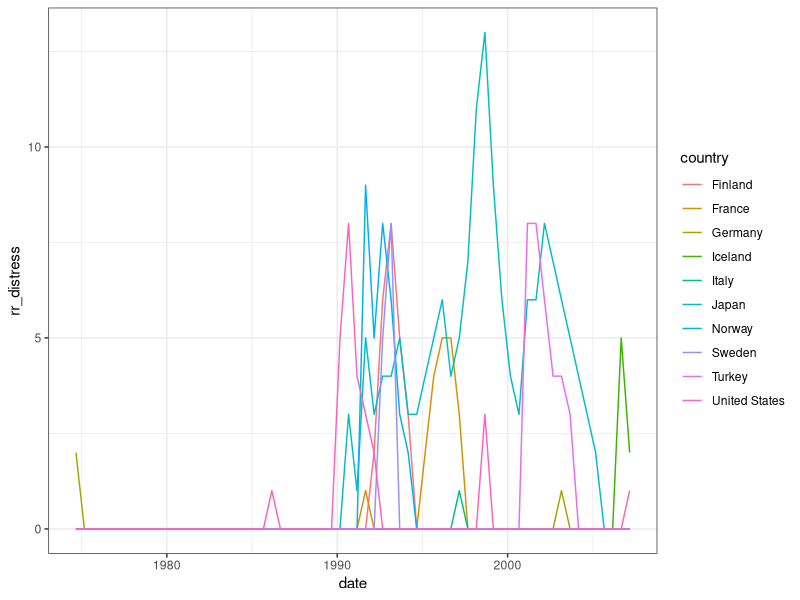

The R source for this figure: (Note: this script raises an error after producing the figure.)
###########################
# Create data set for Romer and Romer (2015) measure
# Christopher Gandrud
# MIT License
# Based on April 2015 version
# http://eml.berkeley.edu//~cromer/RomerandRomerFinancialCrises.pdf
###########################

library(lubridate)
library(dplyr)
library(rio)

countries <- c('Finland', 'Finland', 'Finland', 'Finland', 'Finland',
               'France', 'France', 'France', 'France', 'France', 
               'France',
               'Germany', 'Germany',
               'Iceland', 'Iceland',
               'Italy',
               'Japan', 'Japan', 'Japan', 'Japan', 'Japan',
               'Japan', 'Japan', 'Japan', 'Japan', 'Japan',
               'Japan', 'Japan', 'Japan', 'Japan', 'Japan',
               'Japan', 'Japan', 'Japan', 'Japan', 'Japan',
               'Japan', 'Japan', 'Japan', 'Japan', 'Japan',
               'Japan', 'Japan', 'Japan', 'Japan', 'Japan',
               'Norway', 'Norway', 'Norway', 'Norway', 'Norway', 
               'Norway',
               'Sweden', 'Sweden',
               'Turkey', 'Turkey', 'Turkey', 'Turkey', 'Turkey', 
               'Turkey',
               'United States', 'United States', 'United States', 'United States', 'United States', 
               'United States', 'United States', 'United States'
               )

date <- c('1992-03-01', '1992-09-01', '1993-03-01', '1993-09-01', '1994-03-01',
           '1991-09-01', '1995-03-01', '1995-09-01', '1996-03-01', '1996-09-01',
           '1997-03-01',
           '1974-09-01', '2003-03-01',
           '2006-09-01', '2007-03-01',
           '1997-03-01',
           '1990-09-01', '1991-03-01', '1991-09-01', '1992-03-01', '1992-09-01',
           '1993-03-01', '1993-09-01', '1994-03-01', '1994-09-01', '1995-03-01',
           '1995-09-01', '1996-03-01', '1996-09-01', '1997-03-01', '1997-09-01',
           '1998-03-01', '1998-09-01', '1999-03-01', '1999-09-01', '2000-03-01',
           '2000-09-01', '2001-03-01', '2001-09-01', '2002-03-01', '2002-09-01',
           '2003-03-01', '2003-09-01', '2004-03-01', '2004-09-01', '2005-03-01',
           '1991-09-01', '1992-03-01', '1992-09-01', '1993-03-01', '1993-09-01',
           '1994-03-01',
           '1992-09-01', '1993-03-01',
           '2001-03-01', '2001-09-01', '2002-03-01', '2002-09-01', '2003-03-01',
           '2003-09-01',
           '1986-03-01', '1990-03-01', '1990-09-01', '1991-03-01', '1991-09-01',
           '1992-03-01', '1998-09-01', '2007-03-01'
           )

# For coding see: p. 13 
# http://eml.berkeley.edu//~cromer/RomerandRomerFinancialCrisesAppendixA.pdf
distress <- c(2, 6, 8, 5, 3,
              1, 2, 4, 5, 5, 
              3,
              2, 1,
              5, 2,
              1,
              3, 1, 5, 3, 4, 
              4, 5, 3, 3, 4, 
              5, 6, 4, 5, 7,
              11, 13, 9, 6, 4,
              3, 6, 6, 8, 7, 
              6, 5, 4, 3, 2,
              9, 5, 8, 6, 3, 
              2,
              5, 8,
              8, 8, 6, 4, 4, 3,
              1, 5, 8, 4, 3, 
              2, 3, 1
              )


romer_romer <- data.frame(country = countries, date = date, 
                          rr_distress = distress, stringsAsFactors = F)

# Fill in 0 years
romer_romer$date <- ymd(romer_romer$date)

date_fill <- seq(from = min(romer_romer$date), to = max(romer_romer$date), 
            by = '6 month')
countries <- unique(romer_romer$country) %>% as.character
countries <- rep(countries, length(date_fill)) %>% as.character %>% sort

merger <- data.frame(country = countries, 
                     date = rep(date_fill, length(countries)))

comb <- merge(romer_romer, merger, by = c('country', 'date'), all = T) %>%
            arrange(country, date)

comb <- comb[!duplicated(comb[, 1:2]), ]

comb$rr_distress[is.na(comb$rr_distress)] <- 0



#### Compare ####
library(ggplot2)

ggplot(comb, aes(date, rr_distress, color = country)) +
    geom_line() +
    theme_bw()

# Compare to MIFMS
mifms <- import('https://raw.githubusercontent.com/christophergandrud/EIUCrisesMeasure/master/data/results_kpca.csv')
